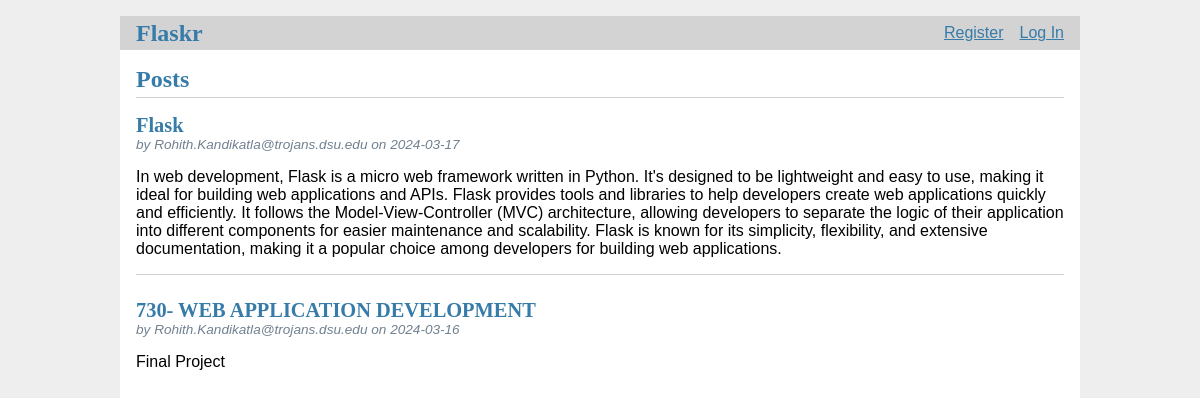
The page / on the database its author committed.
### tables this page shows
CREATE TABLE post (
  id INTEGER PRIMARY KEY AUTOINCREMENT,
  author_id INTEGER NOT NULL,
  created TIMESTAMP NOT NULL DEFAULT CURRENT_TIMESTAMP,
  title TEXT NOT NULL,
  body TEXT NOT NULL,
  FOREIGN KEY (author_id) REFERENCES user (id)
);

CREATE TABLE user (
  id INTEGER PRIMARY KEY AUTOINCREMENT,
  username TEXT UNIQUE NOT NULL,
  password TEXT NOT NULL
);

### flaskr/blog.py (the view)
@bp.route('/')
def index():
    db = get_db()
    posts = db.execute(
        'SELECT p.id, title, body, created, author_id, username'
        ' FROM post p JOIN user u ON p.author_id = u.id'
        ' ORDER BY created DESC'
    ).fetchall()
    return render_template('blog/index.html', posts=posts)

### flaskr/auth.py (called while the page is built)
@bp.before_app_request
def load_logged_in_user():
    user_id = session.get('user_id')
    if user_id is None:
        g.user = None
    else:
        g.user = get_db().execute(
            'SELECT * FROM user WHERE id = ?', (user_id,)
        ).fetchone()

### flaskr/db.py (called while the page is built)
def get_db():
    if 'db' not in g:
        g.db = sqlite3.connect(
            current_app.config['DATABASE'],
            detect_types=sqlite3.PARSE_DECLTYPES
        )
        g.db.row_factory = sqlite3.Row
    return g.db

### flaskr/templates/blog/index.html (shortened to what this page needs)
{% extends 'base.html' %} {% block header %}
<h1>{% block title %}Posts{% endblock %}</h1>
 {% endblock %} {% block content %} {% for post in posts %}
<article class="post">
  <header>
    <div>
      <h1>{{ post['title'] }}</h1>
      <div class="about">
        by {{ post['username'] }} on {{ post['created'].strftime('%Y-%m-%d') }}
      </div>
    </div>
  </header>
  <p class="body">{{ post['body'] }}</p>
</article>
{% if not loop.last %}
<hr />
{% endif %} {% endfor %} {% endblock %}

### flaskr/templates/base.html (shortened to what this page needs)
<!DOCTYPE html>
<link rel="stylesheet" href="{{ url_for('static', filename='style.css') }}" />
<nav>
  <h1><a href="{{url_for('index')}}">Flaskr</a></h1>
  <ul>
    {% if g.user %}
    <li><span>{{ g.user['username'] }}</span></li>
    <li><a href="{{ url_for('auth.logout') }}">Log Out</a> {% else %}</li>
    <li><a href="{{ url_for('auth.register') }}">Register</a></li>
    <li>
      <a href="{{ url_for('auth.login') }}">Log In</a>
      {% endif %}
    </li>
  </ul>
</nav>
<section class="content">
  <header>{% block header %}{% endblock %}</header>
   {% block content %}{% endblock %}
</section>

### flaskr/static/style.css (style rules this page uses)
h1 { font-family: serif; color: #377ba8; margin: 1rem 0; }
a { color: #377ba8; }
hr { border: none; border-top: 1px solid lightgray; }
nav { background: lightgray; display: flex; align-items: center; padding: 0 0.5rem; }
nav h1 { flex: auto; margin: 0; }
nav h1 a { text-decoration: none; padding: 0.25rem 0.5rem; }
nav ul { display: flex; list-style: none; margin: 0; padding: 0; }
nav ul li a, nav ul li span, header .action { display: block; padding: 0.5rem; }
.content { padding: 0 1rem 1rem; }
.content > header { border-bottom: 1px solid lightgray; display: flex; align-items: flex-end; }
.content > header h1 { flex: auto; margin: 1rem 0 0.25rem 0; }
.post > header { display: flex; align-items: flex-end; font-size: 0.85em; }
.post > header > div:first-of-type { flex: auto; }
.post > header h1 { font-size: 1.5em; margin-bottom: 0; }
.post .about { color: slategray; font-style: italic; }
.post .body { white-space: pre-line; }
.content:last-child { margin-bottom: 0; }

### rows shown on the page
post: title "Flask", username "Rohith.Kandikatla@trojans.dsu.edu", created "2024-03-17", body "In web development, Flask is a micro web framework written in Python. It's designed to be lightweight and easy to use, making it ideal for building web applications and APIs. Flask provides tools and libraries to help developers create web applications quickly and efficiently. It follows the Model-View-Controller (MVC) architecture, allowing developers to separate the logic of their application into different components for easier maintenance and scalability. Flask is known for its simplicity, flexibility, and extensive documentation, making it a popular choice among developers for building web applications."
post: title "730- WEB APPLICATION DEVELOPMENT", username "Rohith.Kandikatla@trojans.dsu.edu", created "2024-03-16", body "Final Project"
